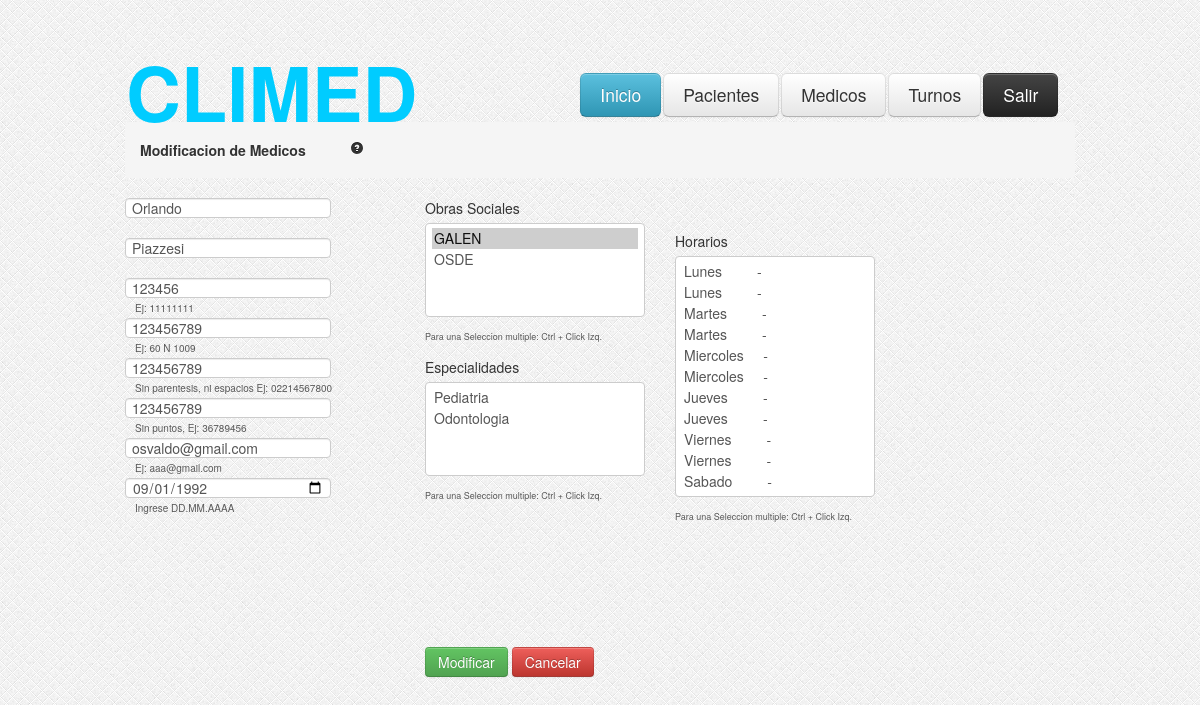
The app's page /CargaMedico.php?idmedico=1, older data.
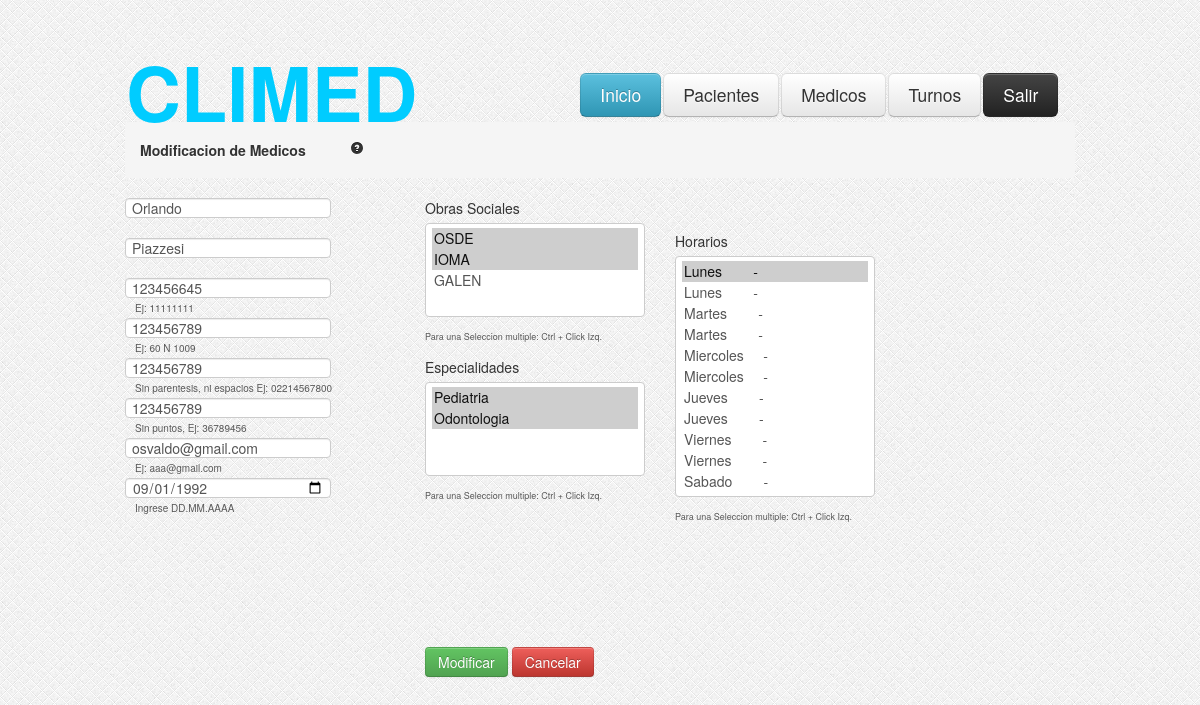
The same page, newer data.
### tables this page shows
CREATE TABLE IF NOT EXISTS `medicos` (
  `idmedico` int(11) NOT NULL AUTO_INCREMENT,
  `nombre` varchar(100) NOT NULL,
  `apellido` varchar(100) NOT NULL,
  `nromatricula` int(11) NOT NULL,
  `email` varchar(100) NOT NULL,
  `telefono` int(25) NOT NULL,
  `fechaNac` date NOT NULL,
  `dni` int(11) NOT NULL,
  `direccion` varchar(255) DEFAULT NULL,
  `activo` tinyint(1) NOT NULL DEFAULT '1',
  PRIMARY KEY (`idmedico`)
);

### CargaMedico.php (the view, shortened to what the changed rows need)
<head>
	<link rel="stylesheet" type="text/css" href="css/estilo.css"/>
	<link rel="stylesheet" type="text/css" href="css/bootstrap.css"/>
	<link rel="stylesheet" type="text/css" href="css/bootstrap-responsive.css"/>
</head>
<body style="background-image:url('images/bg.png')">
	<div class="encapsulador">
		<?php
			if(isset($_GET['idmedico'])){
				$queryMedico = "SELECT * FROM medicos WHERE idmedico = ".$_GET['idmedico']."";
				$resultadoQueryMedico = mysql_query($queryMedico);
				$medico = mysql_fetch_array($resultadoQueryMedico);
	   ?>
		<div id="form-modificacion-medicos">
			<form class="form-horizontal" method="POST" action="ModificarMedico.php" enctype="multipart/form-data" >
				<div class="control-group" >
						<input class="namee" name="nombre" type="text" maxlength="50" placeholder="Nombre.." value="<?php echo $medico['nombre'];?>">
					</div>
					<div class="control-group">
						<input class="apellidoo" name="apellido" type="text" maxlength="50" placeholder="Apellido.." value="<?php echo $medico['apellido'];?>">
					</div>
					<div class="control-group">
						<input class="nromatriculaa" name="nromatricula" type="text" maxlength="9" placeholder="NroMatricula.." value="<?php echo $medico['nromatricula'];?>">
						<span class="help-block" style= "margin-left: 10px; margin-top: 0px; font-size: 10px;margin-bottom: -20px;">Ej: 11111111</span>
					</div>
					<div class="control-group">
						<input class="dirr" name="dir" type="text" maxlength="150" placeholder="Direccion.." value="<?php echo $medico['direccion'];?>">
						<span class="help-block" style= "margin-left: 10px; margin-top: 0px; font-size: 10px;margin-bottom: -20px;">Ej: 60 N 1009</span>
					</div>
					<div class="control-group">
						<input class="tell" name="tel" type="text" maxlength="25" placeholder="Telefono.." value="<?php echo $medico['telefono'];?>">
						<span class="help-block" style= "margin-left: 10px; margin-top: 0px; font-size: 10px;margin-bottom: -20px;">Sin parentesis, ni espacios Ej: 02214567800</span>
					</div>
					<div class="control-group">
						<input class="dnii" name="dni" type="text" maxlength="9" placeholder="DNI.." value="<?php echo $medico['dni'];?>">
						<span class="help-block" style= "margin-left: 10px; margin-top: 0px; font-size: 10px;margin-bottom: -20px;">Sin puntos, Ej: 36789456</span>
					</div>
					<div class="control-group">
						<input class="emaill" name="email" type="email" maxlength="35" placeholder="Email.." value="<?php echo $medico['email'];?>">
						<span class="help-block" style= "margin-left: 10px; margin-top: 0px; font-size: 10px;margin-bottom: -20px;">Ej: aaa@gmail.com</span>
					</div>
					<div class="control-group">
						<input class="fecnacc" name="fecnac" type="date" min="1900-01-01" max="2013-06-01" placeholder="Fecha de Nacimiento.." value="<?php echo $medico['fechaNac'];?>">
						<span class="help-block" style= "margin-left: 10px; margin-top: 0px; font-size: 10px;margin-bottom: -20px;">Ingrese DD.MM.AAAA</span>
					</div>
				<div style="margin-left: 300px;margin-top: -320px;">
					<label>Obras Sociales</label>
					<select multiple="multiple" id="obra" name="obra[]">
					<?php
						$queryObrasMedico = "  SELECT
														o.nombre,
														o.idobra
												 FROM
														med_obrasocial AS mo
												 INNER JOIN obrasociales AS o on o.idobra = mo.idobra
												 INNER JOIN medicos AS m on m.idmedico = mo.idmedico
												 WHERE  m.idmedico=".$_GET['idmedico']." ";
						$resultadoQueryObrasMedico = mysql_query($queryObrasMedico);
						while ($obrasMedico = mysql_fetch_array($resultadoQueryObrasMedico)) {
					?>
							<option selected="selected" value="<?php echo $obrasMedico["idobra"];?>"><?php echo $obrasMedico["nombre"]; ?></option>
					<?php
						}
						$queryObrasResto = "SELECT o.nombre, o.idobra
									 FROM obrasociales as o
									 WHERE o.nombre not in   (SELECT o.nombre
															  FROM med_obrasocial as mo
															  INNER JOIN obrasociales as o ON o.idobra = mo.idobra
															  INNER JOIN medicos as m ON m.idmedico = mo.idmedico
															  WHERE m.idmedico=".$_GET['idmedico'].")";
						$resultadoQueryObrasResto = mysql_query($queryObrasResto);
						while ($obrasResto = mysql_fetch_array($resultadoQueryObrasResto)) {
					?>
							<option value="<?php echo $obrasResto["idobra"];?>"><?php echo $obrasResto["nombre"]; ?></option>
					<?php
						}
					?>
					</select>
					<span class="help-block" style="font-size: 9px;"> Para una Seleccion multiple: Ctrl + Click Izq.</span>
				</div>
				<div style="margin-left: 300px;margin-top: 10px;">
				<label>Especialidades</label>
				<select multiple="multiple" id="especialidad" name="especialidad[]">
				<?php
					$queryEspecialidadesMedico = "	SELECT 	e.nombre,
															e.idespecialidad
													FROM
															med_esp as me
													INNER JOIN especialidades as e on e.idespecialidad = me.idespecialidad
													WHERE  me.idmedico=".$_GET['idmedico']." ";
					$resultadoQueryEspecialidadesMedico = mysql_query($queryEspecialidadesMedico);
					while ($especialidad = mysql_fetch_array($resultadoQueryEspecialidadesMedico)) {
				?>
						<option selected="selected" value="<?php echo $especialidad["idespecialidad"];?>"><?php echo $especialidad["nombre"]; ?></option>
				<?php
					}
					$consultaEsp = "SELECT	e.nombre,
											e.idespecialidad
									FROM
											especialidades as e
									WHERE e.nombre not in   (SELECT
																	esp.nombre
															 FROM
																	med_esp as me
															 INNER JOIN especialidades as esp ON esp.idespecialidad = me.idespecialidad
														     WHERE me.idmedico=".$_GET['idmedico'].")";
					$resultadoConsultaEsp = mysql_query($consultaEsp);
					while ($especialidad = mysql_fetch_array($resultadoConsultaEsp)) {
				?>
						<option value="<?php echo $especialidad["idespecialidad"];?>"><?php echo $especialidad["nombre"]; ?></option>
				<?php
					}
					?>
				</select>
				<span class="help-block" style="font-size: 9px;"> Para una Seleccion multiple: Ctrl + Click Izq.</span>
				</div>
				<div style="margin-left: 550px;margin-top: -275px;";>
					<label>Horarios</label>
					<select multiple="multiple" id="horarios" name="horarios[]" size='11' style="width: 200px;">
					<?php
						$queryMedicoHorario = "SELECT h.idhorario
											   FROM horarios AS h
											   INNER JOIN med_hor AS mh on mh.idhorario = h.idhorario
											   WHERE  mh.idmedico=".$_GET['idmedico']." ";
						$resultadoQueryMedicoHorario = mysql_query($queryMedicoHorario);
						$hor = array();
						while ($medicoHorario = mysql_fetch_array($resultadoQueryMedicoHorario)) {
							$hor[] = $medicoHorario['idhorario'];
						}
						$queryHorariosResto = "SELECT h.idhorario, h.dia, TIME_FORMAT(h.horaIn,'%H:%m') as horaIn , TIME_FORMAT(h.horaOut,'%H:%m') as horaOut
											   FROM horarios as h
											   WHERE h.idhorario ";
						$resultadoQueryHorarioResto = mysql_query($queryHorariosResto);
						while ($horarioResto = mysql_fetch_array($resultadoQueryHorarioResto)) {
							if( in_array($horarioResto['idhorario'], $hor) ){
								if ($horarioResto["dia"] == 'Miercoles'){ ?>
									<option selected="selected" value="<?php echo $horarioResto["idhorario"];?>"><?php echo $horarioResto["dia"]."&nbsp&nbsp&nbsp&nbsp".$horarioResto["horaIn"]." - ".$horarioResto["horaOut"]?></option>
						<?php	}else{ ?>
									<option selected="selected" value="<?php echo $horarioResto["idhorario"];?>"><?php echo $horarioResto["dia"]."&nbsp&nbsp&nbsp&nbsp&nbsp&nbsp&nbsp".$horarioResto["horaIn"]." - ".$horarioResto["horaOut"]?></option>
						<?php	 }
							}else{
								if ($horarioResto["dia"] == 'Miercoles'){ ?>
									<option value="<?php echo $horarioResto["idhorario"];?>"><?php echo $horarioResto["dia"]."&nbsp&nbsp&nbsp&nbsp".$horarioResto["horaIn"]." - ".$horarioResto["horaOut"]?></option>
						<?php   } else { ?>
									<option value="<?php echo $horarioResto["idhorario"];?>"><?php echo $horarioResto["dia"]."&nbsp&nbsp&nbsp&nbsp&nbsp&nbsp&nbsp".$horarioResto["horaIn"]." - ".$horarioResto["horaOut"]?></option>
						<?php   }
							}
						}
					?>
					</select>
						<span class="help-block" style="font-size: 9px;"> Para una Seleccion multiple: Ctrl + Click Izq.</span>
				</div>
				<div style="margin-left:300px;margin-top: 120px;">
					<a data-toggle="modal" role="button" href="#modificar" class="btnsubmit btn-success">Modificar</a>
					<a data-toggle="modal" role="button" href="#cancelar" class="btn btn-danger">Cancelar</a>
				</div>
			</form>
		</div>
		<?php
			}
		?>
	</div>
</body>
</html>

Row changes from the older to the newer data that the page shows:
changed medicos "Orlando": nromatricula "123456" → "123456645"
Text that changed along with them:
form field value: "GALEN ☑ / OSDE" → "OSDE ☑ / IOMA ☑ / GALEN"
form field value: "Pediatria / Odontologia" → "Pediatria ☑ / Odontologia ☑"
form field value: "Lunes - / Lunes - / Martes - / Martes - / Miercoles - / Miercoles - / Jueves - / Jueves - / Viernes - / Viernes - / Sabado -" → "Lunes - ☑ / Lunes - / Martes - / Martes - / Miercoles - / Miercoles - / Jueves - / Jueves - / Viernes - / Viernes - / Sabado -"
